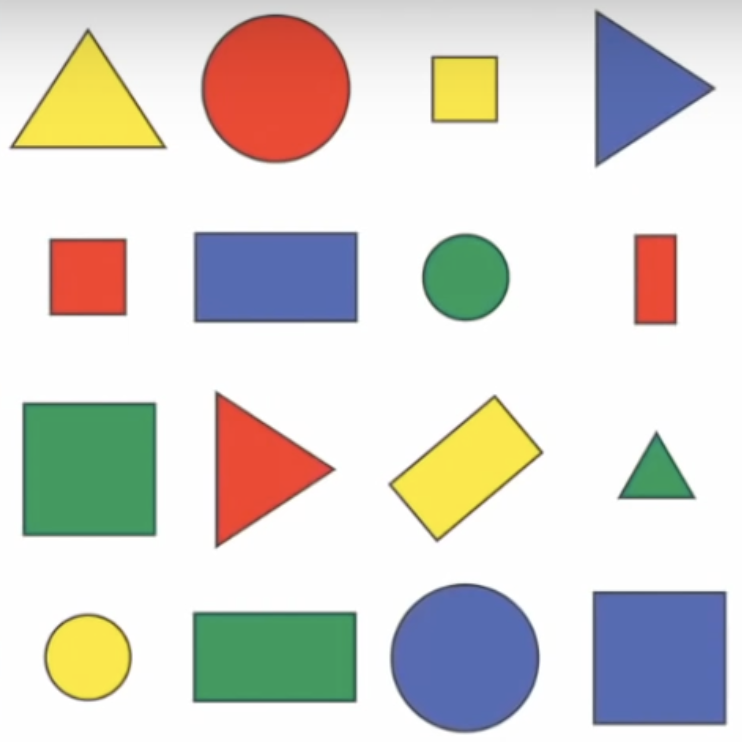
#> input picture Image Processing Coding/shape-detection/shapes.png, 742 x 742 px
$ python shapes.py
#> lines starting #> are read from the running program, lines starting #| are printed output that depends on the picture; after the words box and inside, x2 and y2 are one past the last pixel; in counts of white or black regions, pixels touching at a corner belong together
import cv2
import numpy as np

image = cv2.imread('shapes.png')
#> image is the input picture: shape (742, 742, 3); mean B, G, R 206.9, 212.7, 215.2
gray = cv2.cvtColor(image, cv2.COLOR_BGR2GRAY)
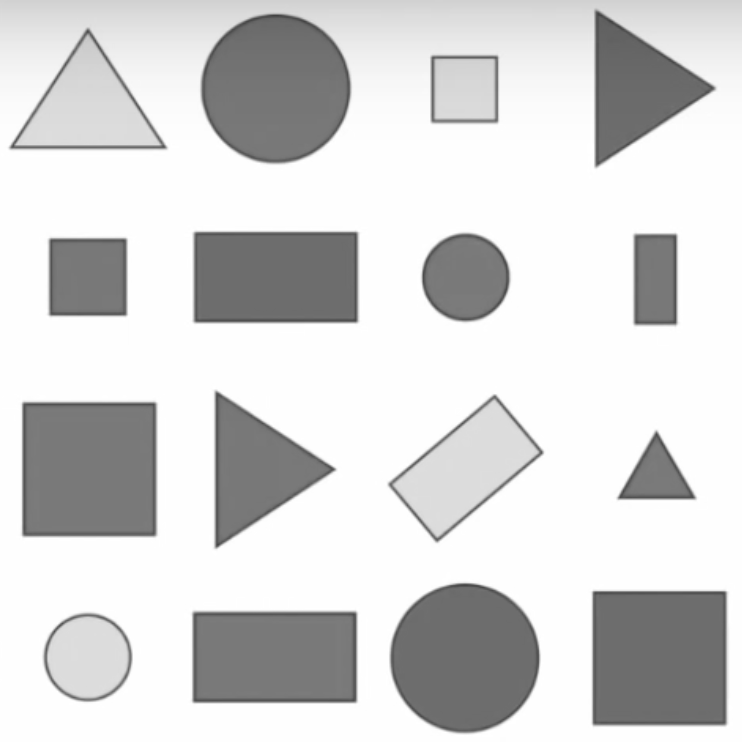
#> gray: shape (742, 742); min 65, max 255, mean 212.8

blurred = cv2.GaussianBlur(gray, (5, 5), 0)
edges = cv2.Canny(blurred, 50, 150)
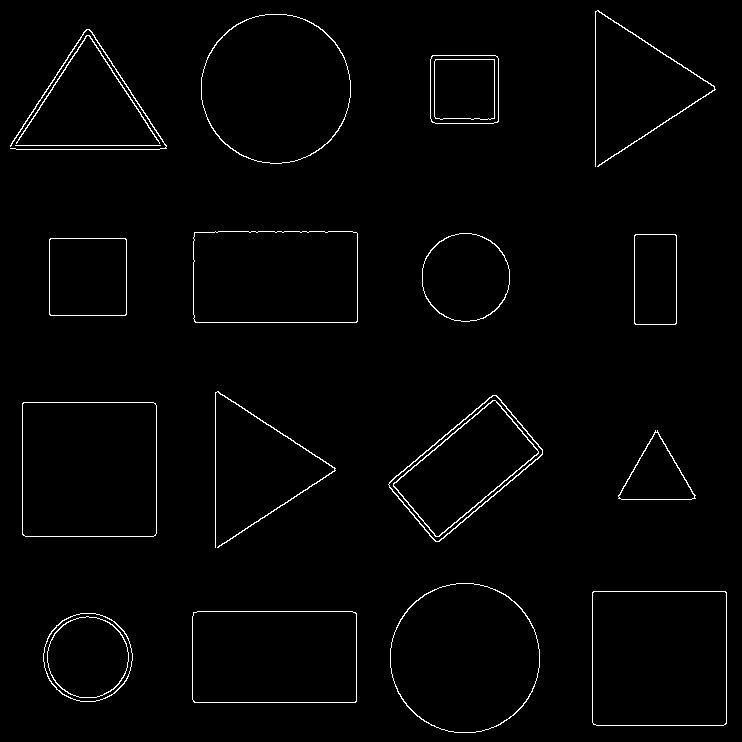
#> edges: shape (742, 742); 1.6% white in thin lines or dots

contours, _ = cv2.findContours(edges, cv2.RETR_EXTERNAL, cv2.CHAIN_APPROX_SIMPLE)
#> contours = 18 contours, 1 with area under 20; largest, box (x1, y1, x2, y2) and area: (592, 591, 727, 726) 17947, (22, 402, 157, 537) 17944, (390, 583, 540, 733) 17569, (201, 14, 351, 164) 17552, (192, 611, 357, 703) 14908

detected_shapes = []

for contour in contours:
    approx = cv2.approxPolyDP(contour, 0.02 * cv2.arcLength(contour, True), True)
    x, y, w, h = cv2.boundingRect(approx)

    center_x, center_y = x + w // 2, y + h // 2

    if any(abs(cx - center_x) < 10 and abs(cy - center_y) < 10 for cx, cy in detected_shapes):
        continue

    detected_shapes.append((center_x, center_y))


    if len(approx) == 3:
        shape_name = "Triangle"
    elif len(approx) == 4:
        aspect_ratio = float(w) / h
        if 0.95 < aspect_ratio < 1.05:
            shape_name = "Square"
        else:
            shape_name = "Rectangle"
    elif len(approx) > 4:
        shape_name = "Circle"
    else:
        shape_name = "Unknown"


    cv2.drawContours(image, [approx], -1, (0, 255, 0), 2)
    cv2.putText(image, shape_name, (x, y - 10), cv2.FONT_HERSHEY_SIMPLEX, 0.5, (255, 0, 0), 2)
#> this loop made 18 passes
#> (approx, x, y, w, h, center_x, center_y, aspect_ratio) on passes 2, 3, 6, 7, 9, 10, 12, 14: ([[193, 612], [194, 702], [356, 701], [355, 612]], 193, 612, 164, 91, 275, 657, 1.8), ([[593, 591], [593, 724], [725, 724], [726, 592]], 593, 591, 134, 134, 660, 658, 1), ([[23, 402], [22, 534], [155, 535], [155, 403]], 22, 402, 134, 134, 89, 469, 1), ([[496, 395], [388, 484], [435, 541], [542, 454]], 388, 395, 155, 147, 465, 468, 1.05), ([[50, 238], [49, 314], [125, 315], [126, 239]], 49, 238, 78, 78, 88, 277, 1), ([[635, 234], [634, 323], [675, 324], [676, 235]], 634, 234, 43, 91, 655, 279, 0.473), ([[194, 232], [195, 322], [357, 321], [356, 232]], 194, 232, 164, 91, 276, 277, 1.8), ([[432, 55], [431, 121], [497, 122], [497, 56]], 431, 55, 67, 68, 464, 89, 0.985)
#> (approx, x, y, w, h, center_x, center_y, shape_name) on passes 5, 13: ([[655, 430], [618, 498], [695, 498]], 618, 430, 78, 69, 657, 464, 'Triangle'), ([[15, 145], [160, 145]], 15, 145, 146, 1, 88, 145, 'Unknown')
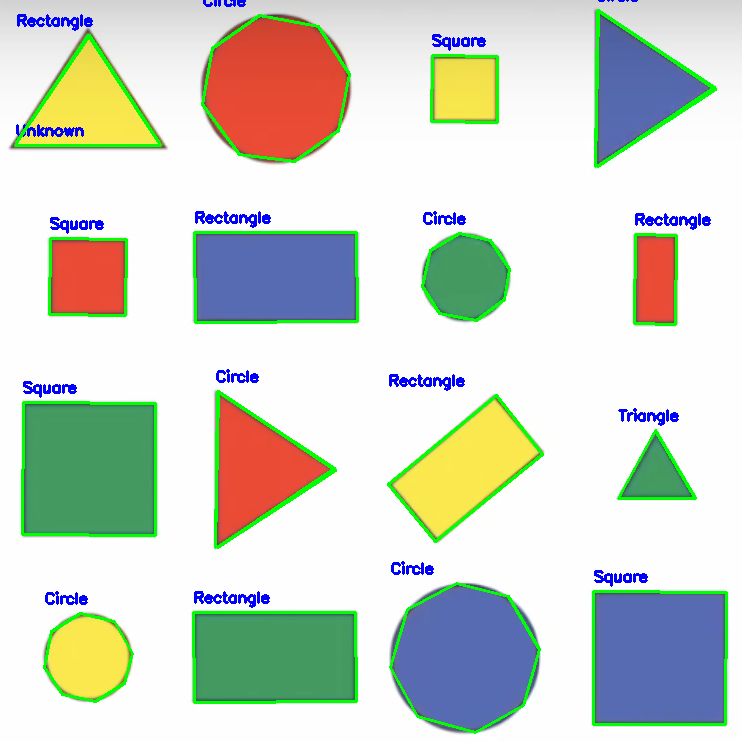
#> image: shape (742, 742, 3); 4.85% of pixels changed, all inside (x1, y1, x2, y2) = (14, 0, 728, 734)
#> after the loop, detected_shapes = [(88, 657), (275, 657), (660, 658), (465, 658), (657, 464), (89, 469), (465, 468), (275, 469), (88, 277), (655, 279), (466, 277), (276, 277), (88, 145), (464, 89), (88, 89), (276, 88), (655, 88)]

cv2.imshow("Detected Shapes", image)
cv2.waitKey(0)
cv2.destroyAllWindows()
